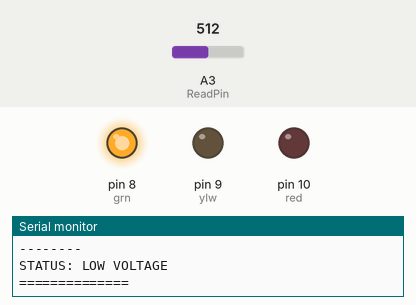
Recording of a sketch running on a simulated Arduino Uno, built with avr-gcc and run on an emulated ATmega328P. Parts: output pins drawn as LEDs (lit = HIGH), the last lines printed to the serial monitor. The test bench sets the inputs (shaded band); at power-on: A3 (ReadPin) = 512.

Above: at 1.8 s.
1.9 s: A3 (ReadPin) set to 598
3.4 s: A3 (ReadPin) set to 620
At 5.3 s:
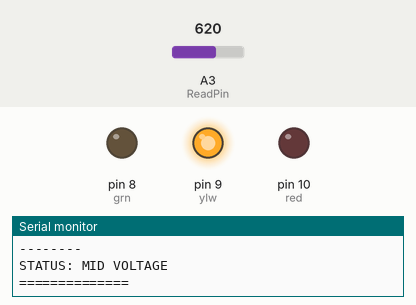
5.6 s: A3 (ReadPin) set to 809
7.3 s: A3 (ReadPin) set to 833
At 8.6 s:
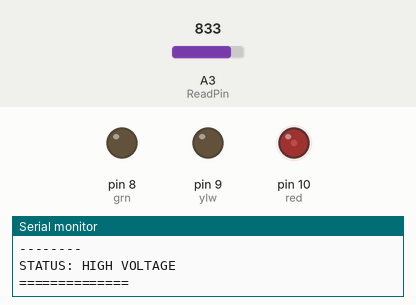
9.7 s: A3 (ReadPin) set to 910
11.4 s: A3 (ReadPin) set to 931
At 13.3 s:
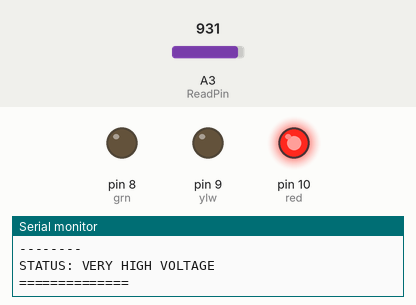
Timing chart, 0 to 14.8 s (numbered marks = the images above; inputs shaded):
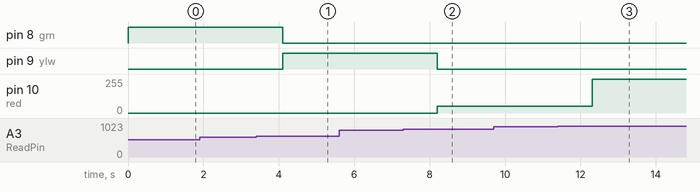

Measured:
- the behaviour switches between 611 and 612 on A3 (ReadPin) (found by bisection; images 0 and 1)
- the behaviour switches between 816 and 817 on A3 (ReadPin) (found by bisection; images 1 and 2)
- the behaviour switches between 918 and 919 on A3 (ReadPin) (found by bisection; images 2 and 3)
- after the input at 3.4 s, pin 8 (grn): HIGH → LOW after 0.70 s; pin 9 (ylw): LOW → HIGH after 0.70 s
- after the input at 7.3 s, pin 9 (ylw): HIGH → LOW after 0.90 s; pin 10 (red): 0/255 → 50/255 after 0.90 s
- after the input at 11.4 s, pin 10 (red): 50/255 → 255/255 after 0.91 s

The sketch:

prog_Potentiometer_3.ino
```cpp
////////////LEDS////////////
int grn=8;
int ylw=9;
int red=10;
const int PinLed[]={grn,ylw,red};
const int LedNum=3;

////////////Serial_Monitor////////////
int ReadPin=A3;
int ReadVal;
float Voltage;
int Wait=1000;
int BaudRate=9600;

////////////SETUP////////////

void setup() {
  for(int i=0;i<LedNum;i++){
    pinMode(PinLed[i],OUTPUT);
  }
  pinMode(ReadPin,INPUT);
  Serial.begin(BaudRate);
}

////////////CODE////////////

void loop() {
////////////Serial_Monitor////////////
  ReadVal=analogRead(ReadPin);
  Voltage=(5./1023.)*ReadVal;
  for(int i=0;i<1;i++){
    Serial.println(" ");
  }

  Serial.print("READVAL = ");
  Serial.println(ReadVal);

  Serial.println("--------");

  Serial.print("VOLTAGE = ");
  Serial.println(Voltage);
  Serial.println("--------");
  Serial.print("STATUS: ");

////////////LEDS////////////
  if (Voltage==0.00 || ReadVal<2){
    digitalWrite(grn,LOW);
    digitalWrite(ylw,LOW);
    digitalWrite(red,LOW);

    Serial.print("NO VOLTAGE");
  }

  if(Voltage<3.00 && ReadVal>=2){
    digitalWrite(grn,HIGH);
    digitalWrite(ylw,LOW);
    digitalWrite(red,LOW);

    Serial.print("LOW VOLTAGE");
  }

  if(Voltage>2.99 && Voltage<4.00 ){
    digitalWrite(grn,LOW);
    digitalWrite(ylw,HIGH);
    digitalWrite(red,LOW);

    Serial.print("MID VOLTAGE");
  }

  if(Voltage>3.99){
    digitalWrite(grn,LOW);
    digitalWrite(ylw,LOW);

    if(Voltage>3.99 && Voltage<4.50 ){
      analogWrite(red,50);
      Serial.print("HIGH VOLTAGE");
    }

    if(Voltage>4.49){
      analogWrite(red,255);
      Serial.print("VERY HIGH VOLTAGE");
    }

  }

  Serial.println("");
  Serial.print("==============");
  delay(Wait);


}
```
